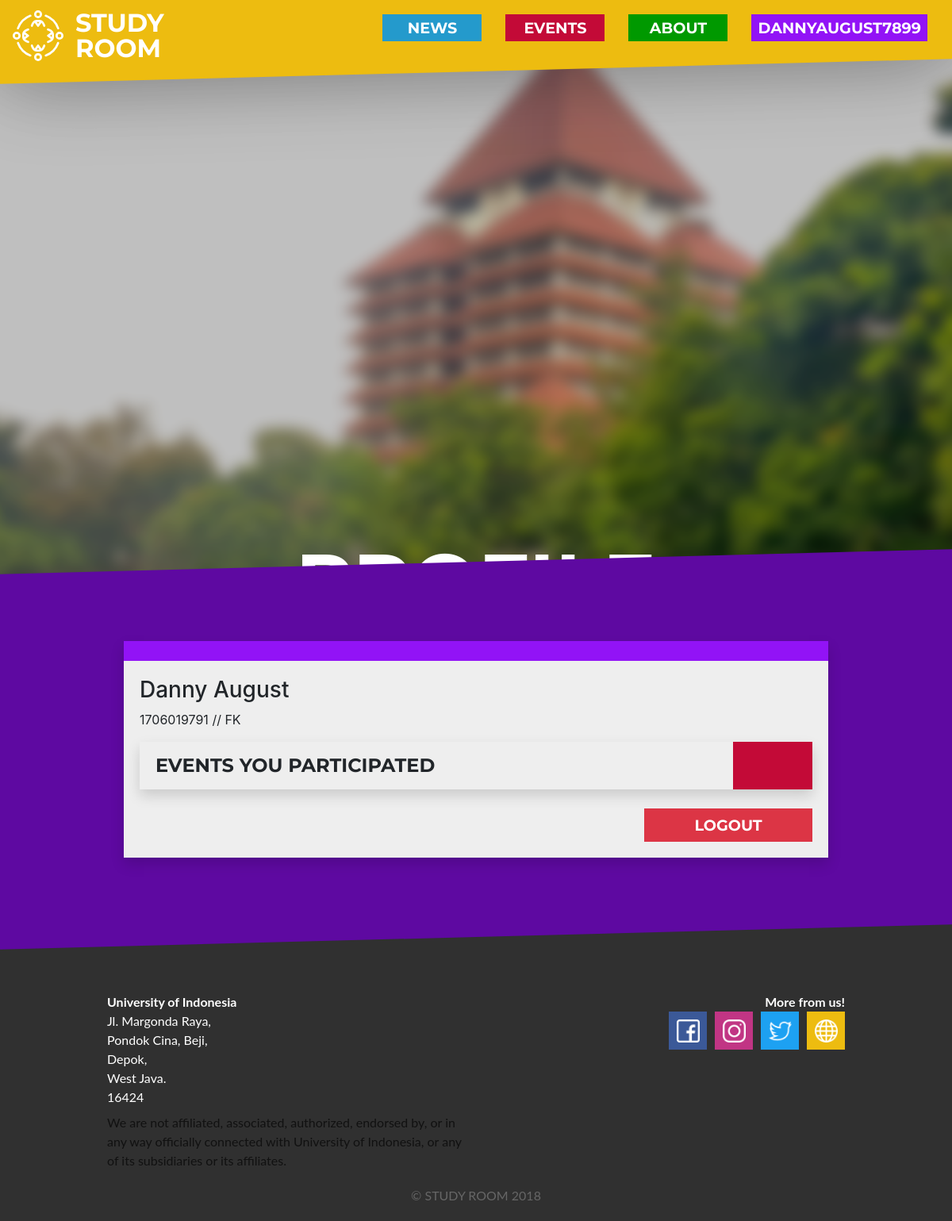
The page /user/profile/ (signed in) on the database its author committed.
### register_user/models.py (models this page shows)
class UnionMember(AbstractUser):
    name = models.CharField(max_length=50, blank=False, null=True)
    email = models.EmailField(max_length=50, blank=False, null=True)
    student_id = models.PositiveIntegerField(blank=False, null=True)
    faculty = models.CharField(max_length=10, choices=FACULTIES, blank=False, null=True)
    REQUIRED_FIELDS = ['name', 'email', 'student_id', 'faculty']

### register_user/views.py (the view)
# urls.py: path('profile/', views.profile, name="profile"),
@login_required(login_url='/user/login/')
def profile(request):
    response = {
        'all_event': Event.objects.all().filter(participant_user=request.user)
    }
    return render(request, 'profile.html', response)

### templates/profile.html (shortened to what this page needs)
{% extends '_base.html' %}
{% load static %}
{% block content %}
<section id="parallax">
    <div class="parallax-background"></div>
    <div class="parallax-text">
        <h1>PROFILE</h1>
    </div>
</section>
<section id="user" slant>
    <div class="news-container container">
        <div class="row">
            <div class="col-12">
                <div class="card profile-card shadow">
                    <div class="color-bar color-user"></div>
                    <div class="card-body">
                        <div class="row">
                            <div class="col-12">
                                <h3 class="profile-name">{{ user.name }}</h3>
                                <p class="profile-info">{{ user.student_id }} // {{ user.faculty }}</p>
                            </div>
                        </div>
                        <div class="row">
                            <div class="event-container container">
                                <div class="card shadow">
                                    <div class="card-flex">
                                        <h3 class="card-title title-bar title-small">EVENTS YOU PARTICIPATED</h3>
                                        <div class="content-colorbox color-event"></div>
                                    </div>
                                </div>
                            </div>
                        </div>
                        <div class="row mt-4">
                            <div class="col-12">
                                <a class="btn btn-danger btn-logout" href="{% url 'logout' %}">LOGOUT</a>
                            </div>
                        </div>
                    </div>
                </div>
            </div>
        </div>
    </div>
</section>
{% endblock %}

### templates/_navbar.html (shortened to what this page needs)
<section id="navbar fade">
    <div class="navbar-outer-content">
        <div class="navbar-inner-content">
            <nav class="navbar navbar-expand-lg color-nav">
                <a class="navbar-brand" href="{% url 'index' %}">
                    <div style="font-size: 1em;line-height: 1em;"><p style="margin:0;">STUDY<br>ROOM</p></div>
                </a>
                <div class="collapse navbar-collapse" id="navbarTogglerDemo02">
                    <ul class="navbar-nav navbar-right ml-auto mt-2 mt-lg-0">
                        <li class="nav-item news-btn" id="collapse-first"g>
                            <a class="nav-link" href="{% url 'news' %}">NEWS</a>
                        </li>
                        <li class="nav-item events-btn">
                            <a class="nav-link" href="{% url 'event' %}">EVENTS</a>
                        </li>
                        <li class="nav-item about-btn">
                            <a class="nav-link" href="{% url 'about' %}">ABOUT</a>
                        </li>
                        <li class="nav-item user-btn">
                            {% if user.is_authenticated %}
                            <a class="nav-link" href="{% url 'profile'%}">{{ user.username|upper }}</a>
                            {% else %}
                            <a class="nav-link" href="{% url 'login' %}">LOGIN</a>
                            {% endif %}
                        </li>
                    </ul>
                </div>
            </nav>
        </div>
    </div>
</section>

### static/css/style.css (style rules this page uses)
body { margin: 0; padding: 0; background: #303030; }
p { word-wrap: break-word; overflow-wrap: break-word; hyphens: auto; }
*[slant] { padding: 100px 0; transform: skew(0deg, -1.5deg) translateY(-120px); }
*[slant] > * { transform: skew(0deg, 1.5deg); }
.color-event { background: #C30A37; transition: 0.3s }
.color-user { background: #9213F6; transition: 0.3s }
.card-flex { display: inline-flex; justify-content: space-between; }
.content-colorbox { height: inherit; width: 100px; min-width: 100px }
.color-bar { height: 25px; }
.card { border-radius: 0px; border-width: 0; background-color: #eee; }
.card-title { font-size: 2em; font-family: 'Montserrat', sans-serif; font-weight: 700; line-height: 30px; }
.card-body { overflow-x: hidden; }
.title-bar { font-size: 2.2em; margin: 0; padding: 15px 20px; }
.navbar { background: #EDBC10; }
.navbar-brand { font-size: 2em; font-family: 'Montserrat', sans-serif; font-weight: 700; color: white; transition: 0.3s; }
.navbar-outer-content { position: fixed; z-index: 9999; width: 100vw; pointer-events: none; }
.navbar-inner-content { position: relative; z-index: 1; pointer-events: auto; }
.navbar-inner-content ul li { margin: 5px 15px; }
.navbar-inner-content ul li a { text-align: center; }
.nav-link { min-width: 125px; color: white; font-size: 1.2em; font-family: 'Montserrat', sans-serif; font-weight: 700; text-align: center; padding: 3px; }
.news-btn { background-color: #249ACC; transition: 0.3s; }
.events-btn { background-color: #C30A37; transition: 0.3s; }
.about-btn { background-color: #009900; transition: 0.3s; }
.user-btn { background-color: #9213F6; transition: 0.3s; }
#parallax { background: white; overflow: hidden; padding-bottom: 28px; }
.parallax-text { position: absolute; top: 45%; width: 100%; text-align: center; color: white; font-weight: bold; background: transparent; pointer-events: none; font-family: 'Montserrat', sans-serif; }
.parallax-text h1 { font-size: 100px; line-height: 80px; font-weight: 700; }
.parallax-background { position: relative; background-position: center; background-size: cover; background-repeat: no-repeat; background-attachment: fixed; background-image: url('/static/img/ui.jpg'); min-height: 100%; opacity: 1; filter: blur(0.5rem) brightness(0.75); overflow-x: hidden; transform: scale3d(1.1, 1.1, 1.1); transition: 0.3s; }
#user { background: #5E09A1; }
.btn { border-radius: 0; font-family: 'Montserrat', sans-serif; font-weight: 700; font-size: 1.2em; color: white; text-align: center; width: 100%; }
.btn-logout { width: 25%; float: right; }
.profile-card { width: 80%; margin: auto; }
.profile-name, .profile-info { width: 100%; }
.title-small { font-size: 1.5em; }
.navbar-brand { display:flex; }
.navbar-brand { display: flex; margin-bottom: -20px; }
.brand-icon { height: 64px; width: auto; margin-top: auto; margin-bottom: auto; margin-right: 15px; }

### rows shown on the page
UnionMember: username "DANNYAUGUST7899", name "Danny August", student_id "1706019791", faculty "FK"
